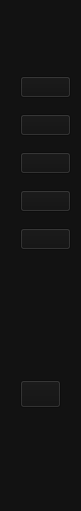
   <widget class="QWidget" name="icononlymenu" native="true">
    <property name="geometry">
     <rect>
      <x>-10</x>
      <y>0</y>
      <width>81</width>
      <height>511</height>
     </rect>
    </property>
    <property name="styleSheet">
     <string notr="true">background-color: rgb(18, 18, 18);</string>
    </property>
    <widget class="QPushButton" name="logout_icon">
     <property name="geometry">
      <rect>
       <x>20</x>
       <y>380</y>
       <width>41</width>
       <height>28</height>
      </rect>
     </property>
     <property name="text">
      <string/>
     </property>
     <property name="icon">
      <iconset resource="icons.qrc">
       <normaloff>:/Icons/log-out1.svg</normaloff>:/Icons/log-out1.svg</iconset>
     </property>
     <property name="iconSize">
      <size>
       <width>20</width>
       <height>20</height>
      </size>
     </property>
     <property name="checkable">
      <bool>true</bool>
     </property>
     <property name="autoExclusive">
      <bool>true</bool>
     </property>
    </widget>
    <widget class="QWidget" name="layoutWidget">
     <property name="geometry">
      <rect>
       <x>20</x>
       <y>60</y>
       <width>51</width>
       <height>211</height>
      </rect>
     </property>
     <layout class="QGridLayout" name="gridLayout_3">
      <property name="spacing">
       <number>0</number>
      </property>
      <item row="0" column="0">
       <widget class="QPushButton" name="home_icon">
        <property name="styleSheet">
         <string notr="true">#home {
	image: url(:/Icons/home (1).svg);
}</string>
        </property>
        <property name="text">
         <string/>
        </property>
        <property name="icon">
         <iconset resource="icons.qrc">
          <normaloff>:/Icons/home.svg</normaloff>:/Icons/home.svg</iconset>
        </property>
        <property name="checkable">
         <bool>true</bool>
        </property>
        <property name="autoExclusive">
         <bool>true</bool>
        </property>
       </widget>
      </item>
      <item row="1" column="0">
       <widget class="QPushButton" name="Projects_icon">
        <property name="text">
         <string/>
        </property>
        <property name="icon">
         <iconset resource="icons.qrc">
          <normaloff>:/Icons/project1.svg</normaloff>:/Icons/project1.svg</iconset>
        </property>
        <property name="checkable">
         <bool>true</bool>
        </property>
        <property name="autoExclusive">
         <bool>true</bool>
        </property>
       </widget>
      </item>
      <item row="2" column="0">
       <widget class="QPushButton" name="users_icon">
        <property name="text">
         <string/>
        </property>
        <property name="icon">
         <iconset resource="icons.qrc">
          <normaloff>:/Icons/users (1).svg</normaloff>:/Icons/users (1).svg</iconset>
        </property>
        <property name="checkable">
         <bool>true</bool>
        </property>
        <property name="autoExclusive">
         <bool>true</bool>
        </property>
       </widget>
      </item>
      <item row="3" column="0">
       <widget class="QPushButton" name="inventory_icon">
        <property name="text">
         <string/>
        </property>
        <property name="icon">
         <iconset resource="icons.qrc">
          <normaloff>:/C:/Users/MSI/Downloads/archive.svg</normaloff>:/C:/Users/MSI/Downloads/archive.svg</iconset>
        </property>
        <property name="checkable">
         <bool>true</bool>
        </property>
        <property name="autoExclusive">
         <bool>true</bool>
        </property>
       </widget>
      </item>
      <item row="4" column="0">
       <widget class="QPushButton" name="formations_icon">
        <property name="text">
         <string/>
        </property>
        <property name="icon">
         <iconset resource="icons.qrc">
          <normaloff>:/C:/Users/MSI/Downloads/book.svg</normaloff>:/C:/Users/MSI/Downloads/book.svg</iconset>
        </property>
        <property name="checkable">
         <bool>true</bool>
        </property>
        <property name="autoExclusive">
         <bool>true</bool>
        </property>
       </widget>
      </item>
     </layout>
    </widget>
    <widget class="QLabel" name="logo">
     <property name="geometry">
      <rect>
       <x>13</x>
       <y>7</y>
       <width>61</width>
       <height>51</height>
      </rect>
     </property>
     <property name="text">
      <string/>
     </property>
     <property name="pixmap">
      <pixmap resource="icons.qrc">:/Icons/Screenshot_2024-02-23_163141-removebg-preview.png</pixmap>
     </property>
     <property name="scaledContents">
      <bool>true</bool>
     </property>
    </widget>
   </widget>
